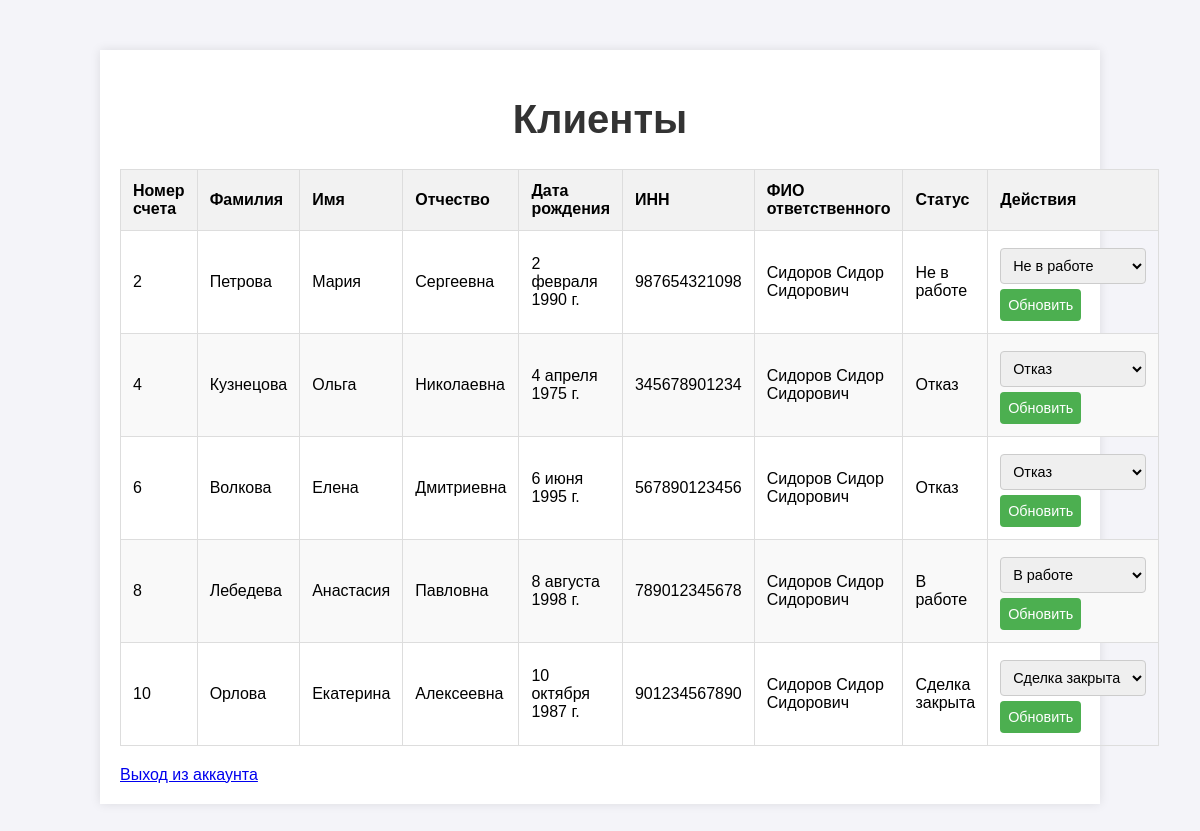
Page /clients/ (signed in) on the committed database.
### Users/models.py (models this page shows, shortened)
class Client(models.Model):
    STATUS_CHOICES = [
        ('not_in_work', 'Не в работе'),
        ('in_work', 'В работе'),
        ('rejected', 'Отказ'),
        ('deal_closed', 'Сделка закрыта'),
    ]
    account_number = models.IntegerField(unique=True)
    last_name = models.CharField(max_length=100)
    first_name = models.CharField(max_length=100)
    middle_name = models.CharField(max_length=100)
    birth_date = models.DateField()
    inn = models.CharField(max_length=50, unique=True)
    responsible_full_name = models.ForeignKey(User, on_delete=models.SET_NULL, null=True)
    status = models.CharField(max_length=40, choices=STATUS_CHOICES, default='not_in_work')

class User(AbstractUser):
    full_name = models.CharField(max_length=100)
    def __str__(self):
        return self.full_name

### Users/views.py (the view)
# urls.py: path('clients/', views.ClientsListView.as_view(), name='clients'),
class ClientsListView(LoginRequiredMixin, ListView):
    model = Client
    template_name = 'Users/clients_list.html'
    context_object_name = 'clients'
    def get_queryset(self):
        current_user = self.request.user
        queryset = Client.objects.filter(responsible_full_name=current_user)
        return queryset

### Users/templates/Users/clients_list.html (shortened to what this page needs)
{% load static %}
<!DOCTYPE html>
<html>
<head>
    <link href="{% static 'css/clients_list.css' %}" rel="stylesheet">
</head>
<body>
    <div class="container">
        <header>
            <h1>Клиенты</h1>
        </header>
        <table>
            <thead>
                <tr>
                    <th>Номер счета</th>
                    <th>Фамилия</th>
                    <th>Имя</th>
                    <th>Отчество</th>
                    <th>Дата рождения</th>
                    <th>ИНН</th>
                    <th>ФИО ответственного</th>
                    <th>Статус</th>
                    <th>Действия</th>
                </tr>
            </thead>
            <tbody>
                {% for client in clients %}
                <tr>
                    <td>{{ client.account_number }}</td>
                    <td>{{ client.last_name }}</td>
                    <td>{{ client.first_name }}</td>
                    <td>{{ client.middle_name }}</td>
                    <td>{{ client.birth_date }}</td>
                    <td>{{ client.inn }}</td>
                    <td>{{ client.responsible_full_name }}</td>
                    <td>{{ client.get_status_display }}</td>
                    <td>
                        <form method="post" action="{% url 'users:update_status' client.id %}">
                            <select name="status">
                                {% for choice in client.STATUS_CHOICES %}
                                <option value="{{ choice.0 }}" {% if client.status == choice.0 %}selected{% endif %}>{{ choice.1 }}</option>
                                {% endfor %}
                            </select>
                            <input type="submit" value="Обновить">
                        </form>
                    </td>
                </tr>
                {% endfor %}
            </tbody>
        </table>
<a href="{% url 'users:logout' %}">Выход из аккаунта</a>
    </div>
</body>
</html>

### static/css/clients_list.css (style rules this page uses)
body { font-family: Arial, sans-serif; background-color: #f4f4f9; margin: 0; padding: 0; }
.container { width: 80%; margin: 50px auto; background: #fff; padding: 20px; box-shadow: 0 0 10px rgba(0, 0, 0, 0.1); }
header { text-align: center; margin-bottom: 20px; }
header h1 { font-size: 2.5em; color: #333; }
table { width: 100%; border-collapse: collapse; margin-bottom: 20px; }
table th, table td { padding: 12px; border: 1px solid #ddd; text-align: left; }
table th { background-color: #f2f2f2; font-weight: bold; }
table tr:nth-child(even) { background-color: #f9f9f9; }
select, input[type="submit"] { padding: 8px; margin-top: 5px; border: 1px solid #ccc; border-radius: 4px; font-size: 0.9em; }
input[type="submit"] { background-color: #4CAF50; color: white; border: none; cursor: pointer; }

### rows in the picture
Client: account_number "2", last_name "Петрова", first_name "Мария", middle_name "Сергеевна", birth_date "2 февраля 1990 г.", inn "987654321098", responsible_full_name "Сидоров Сидор Сидорович", status "Не в работе"
Client: account_number "4", last_name "Кузнецова", first_name "Ольга", middle_name "Николаевна", birth_date "4 апреля 1975 г.", inn "345678901234", responsible_full_name "Сидоров Сидор Сидорович", status "Отказ"
Client: account_number "6", last_name "Волкова", first_name "Елена", middle_name "Дмитриевна", birth_date "6 июня 1995 г.", inn "567890123456", responsible_full_name "Сидоров Сидор Сидорович", status "Отказ"
Client: account_number "8", last_name "Лебедева", first_name "Анастасия", middle_name "Павловна", birth_date "8 августа 1998 г.", inn "789012345678", responsible_full_name "Сидоров Сидор Сидорович", status "В работе"
Client: account_number "10", last_name "Орлова", first_name "Екатерина", middle_name "Алексеевна", birth_date "10 октября 1987 г.", inn "901234567890", responsible_full_name "Сидоров Сидор Сидорович", status "Сделка закрыта"
